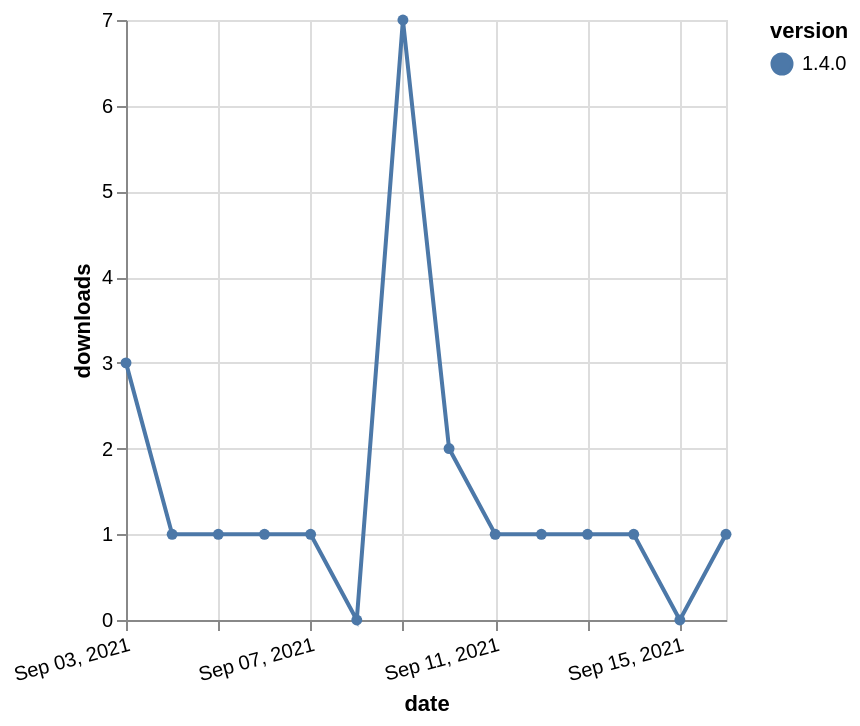

Express this chart as Vega-Lite.
### Vega-Lite specification from a JSON file in a GitHub repository (floating-point values rounded to 4 significant figures)
{"$schema": "https://vega.github.io/schema/vega-lite/v5.json", "description": "A simple bar chart with embedded data.", "data": {"values": [{"date": "2021-09-03", "total": 532, "delta": 3, "version": "1.4.0"}, {"date": "2021-09-04", "total": 533, "delta": 1, "version": "1.4.0"}, {"date": "2021-09-05", "total": 534, "delta": 1, "version": "1.4.0"}, {"date": "2021-09-06", "total": 535, "delta": 1, "version": "1.4.0"}, {"date": "2021-09-07", "total": 536, "delta": 1, "version": "1.4.0"}, {"date": "2021-09-08", "total": 536, "delta": 0, "version": "1.4.0"}, {"date": "2021-09-09", "total": 543, "delta": 7, "version": "1.4.0"}, {"date": "2021-09-10", "total": 545, "delta": 2, "version": "1.4.0"}, {"date": "2021-09-11", "total": 546, "delta": 1, "version": "1.4.0"}, {"date": "2021-09-12", "total": 547, "delta": 1, "version": "1.4.0"}, {"date": "2021-09-13", "total": 548, "delta": 1, "version": "1.4.0"}, {"date": "2021-09-14", "total": 549, "delta": 1, "version": "1.4.0"}, {"date": "2021-09-15", "total": 549, "delta": 0, "version": "1.4.0"}, {"date": "2021-09-16", "total": 550, "delta": 1, "version": "1.4.0"}]}, "width": "container", "mark": {"type": "line", "point": {"filled": true}}, "encoding": {"x": {"field": "date", "type": "temporal", "timeUnit": "yearmonthdate", "title": "date", "axis": {"labelAngle": -15}}, "y": {"field": "delta", "type": "quantitative", "title": "downloads"}, "color": {"field": "version", "type": "nominal"}, "tooltip": {"field": "delta"}}}
